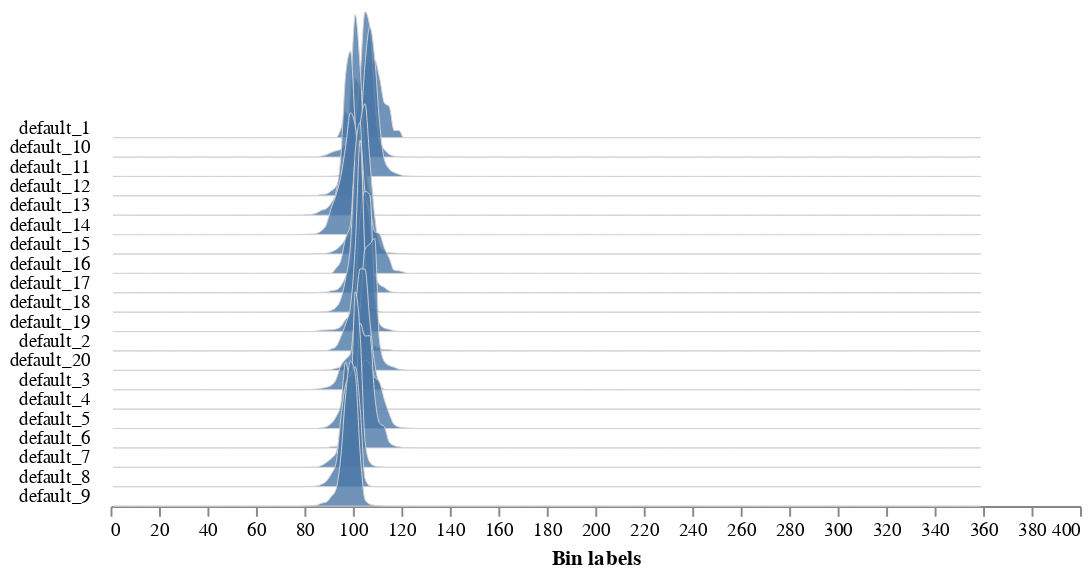

The notebook cell this image was saved under:
### Code cell
shape_img = pcv.analyze.color(rgb_img=img, labeled_mask=labeled_mask, n_labels=20, colorspaces="HSV")

### Figure 1 — Vega-Lite specification as saved in the notebook (floating-point values rounded to 4 significant figures; data arrays with more than 128 entries replaced by an {"elided": "..."} marker saying what was removed)
{"config": {"view": {"continuousWidth": 300, "continuousHeight": 300, "stroke": null}, "axis": {"grid": false}, "facet": {"columns": 1, "spacing": 0}, "title": {"anchor": "end"}}, "data": {"name": "data-5ecb64553219faa02086a74e3b0292e6"}, "facet": {"field": "sample", "header": {"labelAngle": 0, "labelAlign": "left", "labelOrient": "left"}, "title": null, "type": "nominal"}, "spec": {"mark": {"type": "area", "fillOpacity": 0.8, "interpolate": "monotone", "stroke": "lightgray", "strokeWidth": 0.5}, "encoding": {"x": {"field": "label", "title": "Bin labels", "type": "quantitative"}, "y": {"axis": null, "field": "value", "scale": {"range": [10, -100]}, "type": "quantitative"}}, "height": 10, "width": 500}, "bounds": "flush", "$schema": "https://vega.github.io/schema/vega-lite/v5.20.1.json", "datasets": {"data-5ecb64553219faa02086a74e3b0292e6": {"elided": "3600 records"}}}
